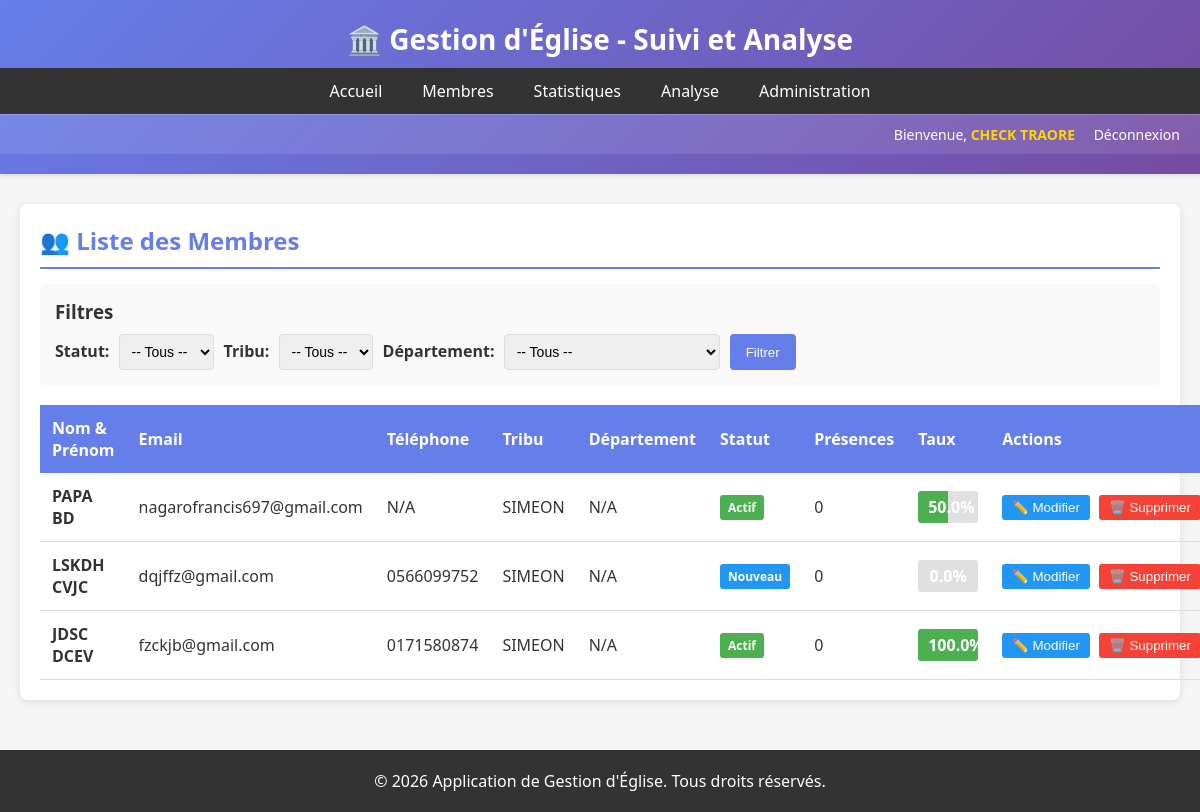
Page /membres/ (signed in) on the committed database.
### eglise/models.py (models this page shows, shortened)
class Membre(models.Model):
    STATUT_CHOICES = (
        ('nouveau', 'Nouveau'),
        ('actif', 'Actif'),
        ('sorti', 'Sorti'),
        ('inactif', 'Inactif'),
    )
    GENRE_CHOICES = (
        ('M', 'Masculin'),
        ('F', 'Féminin'),
    )
    nom = models.CharField(max_length=100)
    prenom = models.CharField(max_length=100)
    email = models.EmailField(blank=True, null=True)
    telephone = models.CharField(max_length=20, blank=True, null=True)
    adresse = models.CharField(max_length=255, blank=True, null=True)
    genre = models.CharField(max_length=1, choices=GENRE_CHOICES, blank=True)
    date_naissance = models.DateField(blank=True, null=True)
    photo = models.ImageField(upload_to='membres_photos/', blank=True, null=True)
    tribu = models.ForeignKey(Tribu, on_delete=models.SET_NULL, null=True, blank=True)
    departement = models.ForeignKey(Departement, on_delete=models.SET_NULL, null=True, blank=True)
    statut = models.CharField(max_length=20, choices=STATUT_CHOICES, default='nouveau')
    date_adhesion = models.DateField(default=timezone.now)
    date_depart = models.DateField(blank=True, null=True)
    notes = models.TextField(blank=True, null=True)
    date_creation = models.DateTimeField(auto_now_add=True)
    date_modification = models.DateTimeField(auto_now=True)
    class Meta:
        ordering = ['nom', 'prenom']
    def nom_complet(self):
        return f"{self.prenom} {self.nom}"
    def taux_participation(self):
        trois_mois_ago = timezone.now().date() - timedelta(days=90)
        cultes_total = Culte.objects.filter(date__gte=trois_mois_ago).count()
        if cultes_total == 0:
            return 0
        presences = Presence.objects.filter(
            membre=self,
            culte__date__gte=trois_mois_ago,
            present=True
        ).count()
        return round((presences / cultes_total) * 100, 1)

class Tribu(models.Model):
    nom = models.CharField(max_length=100, unique=True)
    description = models.TextField(blank=True, null=True)
    date_creation = models.DateTimeField(auto_now_add=True)
    class Meta:
        verbose_name_plural = "Tribus"
        ordering = ['nom']

### eglise/views.py (the view, shortened to what this page needs)
# urls.py: path('membres/', views.MembreListView.as_view(), name='membre_list'),
class MembreListView(ProtectedDataAccessMixin, ListView):
    model = Membre
    template_name = 'eglise/membre_list.html'
    context_object_name = 'membres'
    paginate_by = 20
    def get_queryset(self):
        queryset = Membre.objects.all()
        queryset = self.get_filtered_queryset(queryset)
        statut = self.request.GET.get('statut')
        tribu = self.request.GET.get('tribu')
        departement = self.request.GET.get('departement')
        if statut:
            queryset = queryset.filter(statut=statut)
        user = self.request.user
        is_admin = user.is_superuser
        try:
            user_profile = user.profile
        except:
            user_profile = None
        return queryset.order_by('nom', 'prenom')
    def get_context_data(self, **kwargs):
        context = super().get_context_data(**kwargs)
        context.update(self.get_user_context())
        context['tribus'] = self.get_filtered_tribus()
        context['departements'] = self.get_filtered_departements()
        return context

### eglise/mixins.py (called while the page is built)
    def dispatch(self, request, *args, **kwargs):
        if not request.user.is_authenticated:
            return redirect('eglise:login')
        if request.user.is_superuser:
            return super().dispatch(request, *args, **kwargs)
        try:
            profile = request.user.profile
            if profile.role == 'pasteur' or profile.role not in self.required_roles:
                return super().dispatch(request, *args, **kwargs) if profile.role == 'pasteur' else redirect('eglise:dashboard')
        except UserProfile.DoesNotExist:
            return redirect('eglise:dashboard')
        return super().dispatch(request, *args, **kwargs)

    def get_filtered_queryset(self, queryset):
        user = self.request.user
        if user.is_superuser:
            return queryset
        try:
            profile = user.profile
            if profile.role == 'pasteur':
                return queryset
            elif profile.role == 'patriarche':
                return queryset.filter(tribu=profile.tribu)
            elif profile.role == 'responsable':
                return queryset.filter(departement=profile.departement)
            return queryset.none()
        except UserProfile.DoesNotExist:
            return queryset.none()

    def get_filtered_tribus(self):
        user = self.request.user
        if user.is_superuser:
            return Tribu.objects.all()
        try:
            profile = user.profile
            if profile.role == 'pasteur':
                return Tribu.objects.all()
            elif profile.role == 'patriarche':
                return Tribu.objects.filter(id=profile.tribu.id) if profile.tribu else Tribu.objects.none()
            return Tribu.objects.all()
        except UserProfile.DoesNotExist:
            return Tribu.objects.none()

    def get_filtered_departements(self):
        user = self.request.user
        if user.is_superuser:
            return Departement.objects.all()
        try:
            profile = user.profile
            if profile.role == 'pasteur':
                return Departement.objects.all()
            elif profile.role == 'responsable':
                return Departement.objects.filter(id=profile.departement.id) if profile.departement else Departement.objects.none()
            return Departement.objects.all()
        except UserProfile.DoesNotExist:
            return Departement.objects.none()

### eglise/templates/eglise/membre_list.html (shortened to what this page needs)
{% extends 'eglise/base.html' %}
{% block content %}
<div class="card">
    <h2>👥 {% if page_title %}{{ page_title }}{% else %}Liste des Membres{% endif %}</h2>
    <div style="margin-bottom: 20px; background: #f9f9f9; padding: 15px; border-radius: 5px;">
        <h3 style="margin-bottom: 10px;">Filtres</h3>
        <form method="get" style="display: flex; gap: 10px; flex-wrap: wrap;">
            <div>
                <label for="statut">Statut:</label>
                <select name="statut" id="statut">
                    <option value="">-- Tous --</option>
                </select>
            </div>
            <div>
                <label for="tribu">Tribu:</label>
                <select name="tribu" id="tribu">
                    <option value="">-- Tous --</option>
                </select>
            </div>
            <div>
                <label for="departement">Département:</label>
                <select name="departement" id="departement">
                    <option value="">-- Tous --</option>
                </select>
            </div>
            <button type="submit" style="padding: 8px 16px; background: #667eea; color: white; border: none; border-radius: 4px; cursor: pointer;">Filtrer</button>
        </form>
    </div>
    <table>
        <thead>
            <tr>
                <th>Nom & Prénom</th>
                <th>Email</th>
                <th>Téléphone</th>
                <th>Tribu</th>
                <th>Département</th>
                <th>Statut</th>
                <th>Présences</th>
                <th>Taux</th>
                <th>Actions</th>
            </tr>
        </thead>
        <tbody>
            {% for membre in object_list %}
            <tr>
                <td><strong>{{ membre.nom_complet }}</strong></td>
                <td>{{ membre.email|default:"N/A" }}</td>
                <td>{{ membre.telephone|default:"N/A" }}</td>
                <td>{{ membre.tribu.nom|default:"N/A" }}</td>
                <td>{{ membre.departement.nom|default:"N/A" }}</td>
                <td>
                    <span class="badge {{ membre.statut }}">
                        {{ membre.get_statut_display }}
                    </span>
                </td>
                <td>{{ membre.presences_count|default:0 }}</td>
                <td>
                    <div style="background: linear-gradient(to right, #4CAF50 {{ membre.taux_participation }}%, #e0e0e0 {{ membre.taux_participation }}%); padding: 5px 10px; border-radius: 3px; color: white; font-weight: bold; width: 60px; text-align: center;">
                        {{ membre.taux_participation }}%
                    </div>
                </td>
                <td style="white-space: nowrap;">
                    <button class="btn-edit" onclick="editMembre({{ membre.id }}, '{{ membre.nom }}', '{{ membre.prenom }}', '{{ membre.email }}', '{{ membre.telephone }}', '{{ membre.statut }}')" style="padding: 5px 10px; background: #2196F3; color: white; border: none; border-radius: 3px; cursor: pointer; margin-right: 5px;">✏️ Modifier</button>
                    <button class="btn-delete" onclick="deleteMembre({{ membre.id }}, '{{ membre.nom_complet }}')" style="padding: 5px 10px; background: #f44336; color: white; border: none; border-radius: 3px; cursor: pointer;">🗑️ Supprimer</button>
                </td>
            </tr>
            {% empty %}
            <tr>
                <td colspan="9" style="text-align: center; padding: 20px;">Aucun membre trouvé</td>
            </tr>
            {% endfor %}
        </tbody>
    </table>
</div>
{% endblock %}

### eglise/templates/eglise/base.html (shortened to what this page needs)
<!DOCTYPE html>
<html lang="fr">
<head>
</head>
<body>
    <header>
        <h1>🏛️ Gestion d'Église - Suivi et Analyse</h1>
        <nav>
            {% if user.is_authenticated %}
                <a href="{% url 'eglise:dashboard' %}">Accueil</a>
                <a href="{% url 'eglise:membre_list' %}">Membres</a>
                <a href="{% url 'eglise:statistiques' %}">Statistiques</a>
                <a href="{% url 'eglise:analyse' %}">Analyse</a>
                <a href="{% url 'admin:index' %}">Administration</a>
            {% else %}
                <a href="{% url 'eglise:login' %}">Connexion</a>
                <a href="{% url 'eglise:category-select' %}">Inscription</a>
            {% endif %}
        </nav>
        {% if user.is_authenticated %}
            <div class="user-info">
                <span>Bienvenue, <span class="user-name">{{ user.get_full_name|default:user.username }}</span></span>
                <a href="{% url 'eglise:logout' %}">Déconnexion</a>
            </div>
        {% endif %}
    </header>
    <div class="container">
        {% block content %}{% endblock %}
    </div>
    <footer>
        <p>&copy; 2026 Application de Gestion d'Église. Tous droits réservés.</p>
    </footer>
</body>
</html>

### eglise/templates/eglise/base.html (style rules this page uses)
* { margin: 0; padding: 0; box-sizing: border-box; }
body { font-family: 'Segoe UI', Tahoma, Geneva, Verdana, sans-serif; background-color: #f5f5f5; color: #333; }
header { background: linear-gradient(135deg, #667eea 0%, #764ba2 100%); color: white; padding: 20px 0; box-shadow: 0 2px 4px rgba(0,0,0,0.1); }
header h1 { text-align: center; font-size: 28px; }
nav { background-color: #333; padding: 0; margin-top: 10px; display: flex; justify-content: center; }
nav a { color: white; padding: 12px 20px; text-decoration: none; display: inline-block; transition: background-color 0.3s; }
.container { max-width: 1200px; margin: 30px auto; padding: 0 20px; }
.card { background: white; border-radius: 8px; box-shadow: 0 2px 8px rgba(0,0,0,0.1); padding: 20px; margin-bottom: 20px; }
.card h2 { color: #667eea; margin-bottom: 15px; border-bottom: 2px solid #667eea; padding-bottom: 10px; }
table { width: 100%; border-collapse: collapse; margin-top: 15px; }
table th { background-color: #667eea; color: white; padding: 12px; text-align: left; }
table td { padding: 12px; border-bottom: 1px solid #ddd; }
.badge { display: inline-block; padding: 4px 12px; border-radius: 20px; font-size: 12px; font-weight: bold; }
.badge.actif { background-color: #4CAF50; color: white; }
.badge.nouveau { background-color: #FF9800; color: white; }
footer { background-color: #333; color: white; text-align: center; padding: 20px; margin-top: 50px; }
.user-info { background-color: rgba(255, 255, 255, 0.1); padding: 10px 20px; text-align: right; color: white; font-size: 14px; border-top: 1px solid rgba(255, 255, 255, 0.2); }
.user-info a { color: #fff; text-decoration: none; margin-left: 15px; transition: opacity 0.3s; }
.user-name { font-weight: 600; color: #ffd700; }

### eglise/templates/eglise/membre_list.html (style rules this page uses)
select, input[type="text"], input[type="email"] { padding: 8px; border: 1px solid #ddd; border-radius: 4px; font-size: 14px; }
label { font-weight: bold; margin-right: 5px; }
.badge { padding: 4px 8px; border-radius: 3px; color: white; font-weight: bold; }
.badge.actif { background: #4CAF50; }
.badge.nouveau { background: #2196F3; }

### rows in the picture
Membre: nom_complet "PAPA BD", email "nagarofrancis697@gmail.com", telephone "N/A", tribu.nom "SIMEON", departement.nom "N/A", statut "Actif", presences_count "0", taux_participation "50.0"
Membre: nom_complet "LSKDH CVJC", email "dqjffz@gmail.com", telephone "0566099752", tribu.nom "SIMEON", departement.nom "N/A", statut "Nouveau", presences_count "0", taux_participation "0.0"
Membre: nom_complet "JDSC DCEV", email "fzckjb@gmail.com", telephone "0171580874", tribu.nom "SIMEON", departement.nom "N/A", statut "Actif", presences_count "0", taux_participation "100.0"

### other values in the picture
{{ user.get_full_name|default:user.username }} "CHECK TRAORE"
